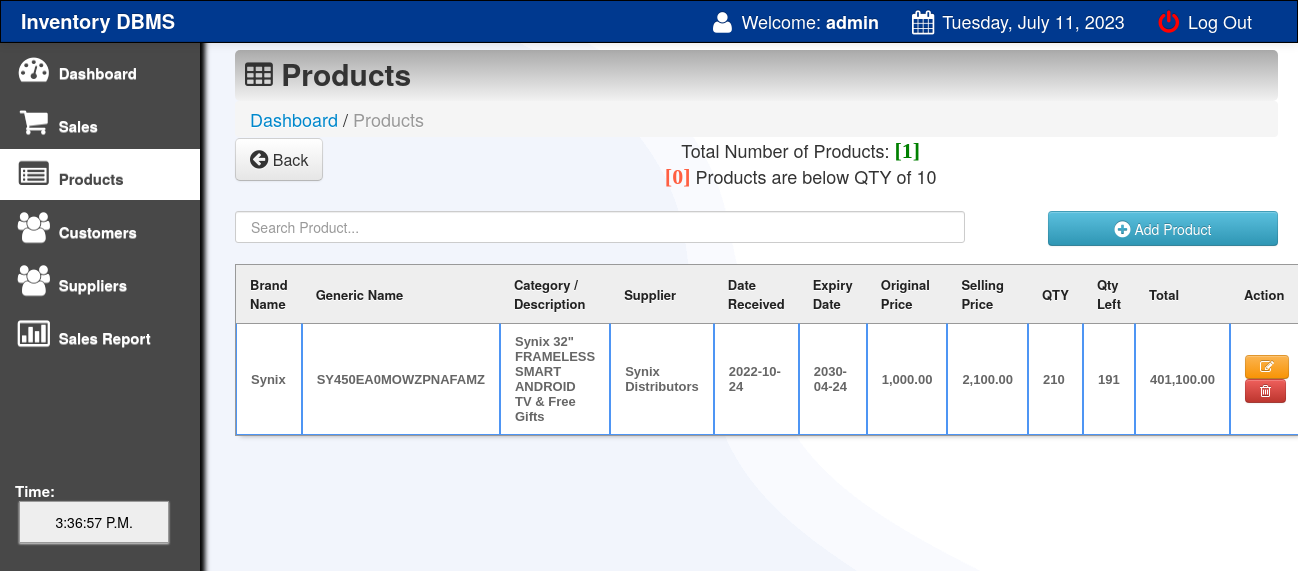
Screenshot of /main/products.php (signed in) with the database file from the repository.
### tables this page shows
CREATE TABLE `products` (
  `product_id` int(11) NOT NULL,
  `product_code` varchar(200) NOT NULL,
  `gen_name` varchar(200) NOT NULL,
  `product_name` varchar(200) NOT NULL,
  `cost` varchar(100) NOT NULL,
  `o_price` varchar(100) NOT NULL,
  `price` varchar(100) NOT NULL,
  `profit` varchar(100) NOT NULL,
  `supplier` varchar(100) NOT NULL,
  `onhand_qty` int(10) NOT NULL,
  `qty` int(10) NOT NULL,
  `qty_sold` int(10) NOT NULL,
  `expiry_date` varchar(500) NOT NULL,
  `date_arrival` varchar(500) NOT NULL
);

### main/products.php (the view, shortened to what this page needs)
<html>
<head>
 <link href="css/bootstrap.css" rel="stylesheet">
    <link rel="stylesheet" type="text/css" href="css/DT_bootstrap.css">
  <link rel="stylesheet" href="css/font-awesome.min.css">
    <link href="css/bootstrap-responsive.css" rel="stylesheet">
<link href="../style.css" media="screen" rel="stylesheet" type="text/css" />
<link href="src/facebox.css" media="screen" rel="stylesheet" type="text/css" />
</head>
<?php
function createRandomPassword() {
	$chars = "003232303232023232023456789";
	$i = 0;
	$pass = '' ;
	while ($i <= 7) {
		$num = rand() % 33;
		$tmp = substr($chars, $num, 1);
		$pass = $pass . $tmp;
		$i++;
	}
	return $pass;
}
$finalcode='IDB-'.createRandomPassword();
?>
<body>
<?php include('navfixed.php');?>
<div class="container-fluid">
      <div class="row-fluid">
	<div class="span2">
          <div class="well sidebar-nav">
              <ul class="nav nav-list">
              <li><a href="index.php"><i class="icon-dashboard icon-2x"></i> Dashboard </a></li>
			<li><a href="sales.php?id=cash&invoice=<?php echo $finalcode ?>"><i class="icon-shopping-cart icon-2x"></i> Sales</a>  </li>
			<li class="active"><a href="products.php"><i class="icon-list-alt icon-2x"></i> Products</a>                                     </li>
			<li><a href="customer.php"><i class="icon-group icon-2x"></i> Customers</a>                                    </li>
			<li><a href="supplier.php"><i class="icon-group icon-2x"></i> Suppliers</a>                                    </li>
			<li><a href="salesreport.php?d1=0&d2=0"><i class="icon-bar-chart icon-2x"></i> Sales Report</a>                </li>
			<br><br><br><br><br><br>
			<li>
			 <div class="hero-unit-clock">
			<form name="clock">
			<font color="white">Time: <br></font>&nbsp;<input style="width:150px;" type="submit" class="trans" name="face" value="">
			</form>
			  </div>
			</li>
				</ul>
          </div>
        </div>
	<div class="span10">
	<div class="contentheader">
			<i class="icon-table"></i> Products
			</div>
			<ul class="breadcrumb">
			<li><a href="index.php">Dashboard</a></li> /
			<li class="active">Products</li>
			</ul>
<div style="margin-top: -19px; margin-bottom: 21px;">
<a  href="index.php"><button class="btn btn-default btn-large" style="float: left;"><i class="icon icon-circle-arrow-left icon-large"></i> Back</button></a>
			<?php
			include('../connect.php');
				$result = $db->prepare("SELECT * FROM products ORDER BY qty_sold DESC");
				$result->execute();
				$rowcount = $result->rowcount();
			?>
			<?php
			include('../connect.php');
				$result = $db->prepare("SELECT * FROM products where qty < 10 ORDER BY product_id DESC");
				$result->execute();
				$rowcount123 = $result->rowcount();
			?>
				<div style="text-align:center;">
			Total Number of Products:  <font color="green" style="font:bold 22px 'Aleo';">[<?php echo $rowcount;?>]</font>
			</div>
			<div style="text-align:center;">
			<font style="color:rgb(255, 95, 66);; font:bold 22px 'Aleo';">[<?php echo $rowcount123;?>]</font> Products are below QTY of 10
			</div>
</div>
<input type="text" style="padding:15px;" name="filter" value="" id="filter" placeholder="Search Product..." autocomplete="off" />
<a rel="facebox" href="addproduct.php"><Button type="submit" class="btn btn-info" style="float:right; width:230px; height:35px;" /><i class="icon-plus-sign icon-large"></i> Add Product</button></a><br><br>
<table class="hoverTable" id="resultTable" data-responsive="table" style="text-align: left;">
	<thead>
		<tr>
			<th width="12%"> Brand Name </th>
			<th width="14%"> Generic Name </th>
			<th width="13%"> Category / Description </th>
			<th width="7%"> Supplier </th>
			<th width="9%"> Date Received </th>
			<th width="10%"> Expiry Date </th>
			<th width="6%"> Original Price </th>
			<th width="6%"> Selling Price </th>
			<th width="6%"> QTY </th>
			<th width="5%"> Qty Left </th>
			<th width="8%"> Total </th>
			<th width="8%"> Action </th>
		</tr>
	</thead>
	<tbody>
			<?php
			function formatMoney($number, $fractional=false) {
					if ($fractional) {
						$number = sprintf('%.2f', $number);
					}
					while (true) {
						$replaced = preg_replace('/(-?\d+)(\d\d\d)/', '$1,$2', $number);
						if ($replaced != $number) {
							$number = $replaced;
						} else {
							break;
						}
					}
					return $number;
				}
				include('../connect.php');
				$result = $db->prepare("SELECT *, price * qty as total FROM products ORDER BY product_id DESC");
				$result->execute();
				for($i=0; $row = $result->fetch(); $i++){
				$availableqty=$row['qty'];
				if ($availableqty < 10) {
				echo '<tr class="alert alert-warning record" style="color: #fff; background:rgb(255, 95, 66);">';
				}
				else {
				echo '<tr class="record">';
				}
			?>
			<td><?php echo $row['product_code']; ?></td>
			<td><?php echo $row['gen_name']; ?></td>
			<td><?php echo $row['product_name']; ?></td>
					<td><?php echo $row['supplier']; ?></td>
			<td><?php echo $row['date_arrival']; ?></td>
			<td><?php echo $row['expiry_date']; ?></td>
			<td><?php
			$oprice=$row['o_price'];
			echo formatMoney($oprice, true);
			?></td>
			<td><?php
			$pprice=$row['price'];
			echo formatMoney($pprice, true);
			?></td>
			<td><?php echo $row['qty_sold']; ?></td>
			<td><?php echo $row['qty']; ?></td>
			<td>
			<?php
			$total=$row['total'];
			echo formatMoney($total, true);
			?>
			</td>			<td><a rel="facebox" title="Click to edit the product" href="editproduct.php?id=<?php echo $row['product_id']; ?>"><button class="btn btn-warning"><i class="icon-edit"></i> </button> </a>
			<a href="#" id="<?php echo $row['product_id']; ?>" class="delbutton" title="Click to Delete the product"><button class="btn btn-danger"><i class="icon-trash"></i></button></a></td>
			</tr>
			<?php
				}
			?>
	</tbody>
</table>
</div>
</div>
</div>
</body>
<?php include('footer.php');?>
</html>

### style.css (style rules this page uses)
td a { color:darkblue; }
input { border: 1px solid #999; background: #EEEEEE; padding: 10px; box-shadow:0 1px 2px #ddd; -moz-box-shadow:0 1px 2px #ddd; -webkit-box-shadow:0 1px 2px #ddd; }
#filter { width: 70%; float:left; }
#resultTable { border-collapse: separate; background-color: #FFFFFF; border-spacing: 0; max-width: 100%; }
#resultTable { color: #666666; text-shadow: 0 1px 0 #FFFFFF; width: 100%; border: 1px solid #999999; box-shadow: 0 5px 5px -5px rgba(0, 0, 0, 0.3); margin-top: 13px; }
#resultTable thead tr th { background: none repeat scroll 0 0 #EEEEEE; color: #222222; padding: 10px 14px; text-align: left; border-top: 0 none; font-size: 13px; }
#resultTable tbody tr td { font: bold 13px 'Arial'; text-align: left; padding: 10px 14px; border-top: 1px solid #999999; }
#resultTable td { padding:7px; border:#4e95f4 1px solid; }
#resultTable tr { background: #fff; }

### main/products.php (style rules this page uses)
body { padding-top: 60px; padding-bottom: 40px; }
.sidebar-nav { padding: 9px 0; }

### rows the page displays
products: product_code "Synix", gen_name "SY450EA0MOWZPNAFAMZ", product_name "Synix 32\" FRAMELESS SMART ANDROID TV & Free Gifts", supplier "Synix Distributors", date_arrival "2022-10-24", expiry_date "2030-04-24", o_price "1,000.00", price "2,100.00", qty_sold "210", qty "191", total "401,100.00"

### other values shown
$_SESSION['SESS_LAST_NAME'] "admin"
$new "Tuesday, July 11, 2023"
$rowcount "1"
$rowcount123 "0"
